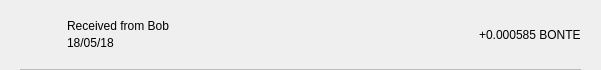
<?xml version="1.0" encoding="UTF-8"?>
<ui version="4.0">
 <class>TxRow</class>
 <widget class="QWidget" name="TxRow">
  <property name="geometry">
   <rect>
    <x>0</x>
    <y>0</y>
    <width>601</width>
    <height>70</height>
   </rect>
  </property>
  <property name="minimumSize">
   <size>
    <width>0</width>
    <height>40</height>
   </size>
  </property>
  <property name="windowTitle">
   <string>Form</string>
  </property>
  <layout class="QVBoxLayout" name="verticalLayout_3">
   <property name="spacing">
    <number>0</number>
   </property>
   <property name="leftMargin">
    <number>0</number>
   </property>
   <property name="topMargin">
    <number>0</number>
   </property>
   <property name="rightMargin">
    <number>0</number>
   </property>
   <property name="bottomMargin">
    <number>0</number>
   </property>
   <item>
    <widget class="QWidget" name="rowContainer" native="true">
     <layout class="QVBoxLayout" name="verticalLayout_2">
      <property name="spacing">
       <number>9</number>
      </property>
      <property name="leftMargin">
       <number>20</number>
      </property>
      <property name="topMargin">
       <number>9</number>
      </property>
      <property name="rightMargin">
       <number>20</number>
      </property>
      <property name="bottomMargin">
       <number>0</number>
      </property>
      <item>
       <widget class="QFrame" name="frame">
        <property name="styleSheet">
         <string notr="true">border:none;</string>
        </property>
        <property name="frameShape">
         <enum>QFrame::StyledPanel</enum>
        </property>
        <property name="frameShadow">
         <enum>QFrame::Raised</enum>
        </property>
        <layout class="QHBoxLayout" name="horizontalLayout" stretch="0,2,0">
         <property name="leftMargin">
          <number>0</number>
         </property>
         <property name="topMargin">
          <number>0</number>
         </property>
         <property name="rightMargin">
          <number>0</number>
         </property>
         <property name="bottomMargin">
          <number>0</number>
         </property>
         <item>
          <widget class="QPushButton" name="icon">
           <property name="focusPolicy">
            <enum>Qt::NoFocus</enum>
           </property>
           <property name="styleSheet">
            <string notr="true">border:none;</string>
           </property>
           <property name="text">
            <string/>
           </property>
           <property name="iconSize">
            <size>
             <width>28</width>
             <height>28</height>
            </size>
           </property>
          </widget>
         </item>
         <item>
          <layout class="QVBoxLayout" name="verticalLayout">
           <property name="spacing">
            <number>3</number>
           </property>
           <property name="leftMargin">
            <number>9</number>
           </property>
           <item>
            <widget class="QLabel" name="lblAddress">
             <property name="styleSheet">
              <string notr="true"/>
             </property>
             <property name="text">
              <string>Received from Bob</string>
             </property>
             <property name="alignment">
              <set>Qt::AlignBottom|Qt::AlignLeading|Qt::AlignLeft</set>
             </property>
            </widget>
           </item>
           <item>
            <widget class="QLabel" name="lblDate">
             <property name="styleSheet">
              <string notr="true"/>
             </property>
             <property name="text">
              <string>18/05/18</string>
             </property>
             <property name="alignment">
              <set>Qt::AlignLeading|Qt::AlignLeft|Qt::AlignTop</set>
             </property>
            </widget>
           </item>
          </layout>
         </item>
         <item>
          <widget class="QLabel" name="lblAmount">
           <property name="styleSheet">
            <string notr="true"/>
           </property>
           <property name="text">
            <string>+0.000585 BONTE</string>
           </property>
          </widget>
         </item>
        </layout>
       </widget>
      </item>
      <item>
       <widget class="QLabel" name="lblDivisory">
        <property name="minimumSize">
         <size>
          <width>0</width>
          <height>1</height>
         </size>
        </property>
        <property name="maximumSize">
         <size>
          <width>16777215</width>
          <height>1</height>
         </size>
        </property>
        <property name="styleSheet">
         <string notr="true">background-color:#bababa;</string>
        </property>
        <property name="text">
         <string/>
        </property>
        <property name="alignment">
         <set>Qt::AlignBottom|Qt::AlignLeading|Qt::AlignLeft</set>
        </property>
       </widget>
      </item>
     </layout>
    </widget>
   </item>
  </layout>
 </widget>
 <resources/>
 <connections/>
</ui>
